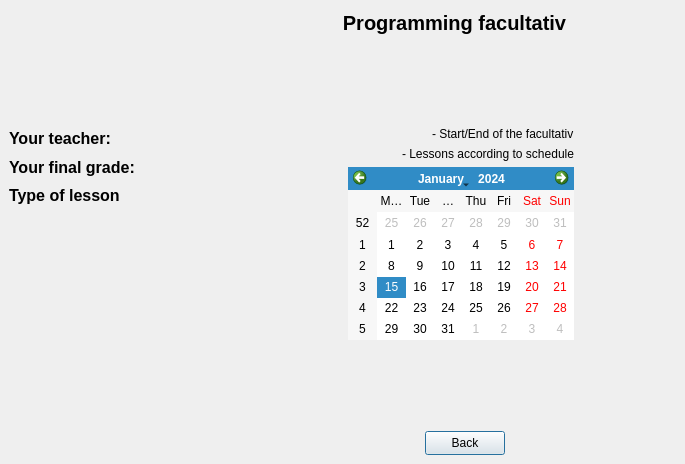
<?xml version="1.0" encoding="UTF-8"?>
<ui version="4.0">
 <class>facultativScheduleWindow</class>
 <widget class="QDialog" name="facultativScheduleWindow">
  <property name="geometry">
   <rect>
    <x>0</x>
    <y>0</y>
    <width>685</width>
    <height>464</height>
   </rect>
  </property>
  <property name="windowTitle">
   <string>Dialog</string>
  </property>
  <widget class="QLabel" name="label">
   <property name="geometry">
    <rect>
     <x>342</x>
     <y>9</y>
     <width>225</width>
     <height>27</height>
    </rect>
   </property>
   <property name="font">
    <font>
     <pointsize>15</pointsize>
     <italic>false</italic>
     <bold>true</bold>
    </font>
   </property>
   <property name="text">
    <string>Programming facultativ</string>
   </property>
   <property name="alignment">
    <set>Qt::AlignCenter</set>
   </property>
  </widget>
  <widget class="QPushButton" name="pushButton">
   <property name="geometry">
    <rect>
     <x>425</x>
     <y>431</y>
     <width>80</width>
     <height>24</height>
    </rect>
   </property>
   <property name="text">
    <string>Back</string>
   </property>
  </widget>
  <widget class="QWidget" name="">
   <property name="geometry">
    <rect>
     <x>9</x>
     <y>127</y>
     <width>127</width>
     <height>80</height>
    </rect>
   </property>
   <layout class="QVBoxLayout" name="verticalLayout_2">
    <item>
     <widget class="QLabel" name="label_4">
      <property name="font">
       <font>
        <pointsize>12</pointsize>
        <bold>true</bold>
       </font>
      </property>
      <property name="text">
       <string>Your teacher:</string>
      </property>
     </widget>
    </item>
    <item>
     <widget class="QLabel" name="label_2">
      <property name="font">
       <font>
        <pointsize>12</pointsize>
        <bold>true</bold>
       </font>
      </property>
      <property name="text">
       <string>Your final grade:</string>
      </property>
     </widget>
    </item>
    <item>
     <widget class="QLabel" name="label_6">
      <property name="font">
       <font>
        <pointsize>12</pointsize>
        <bold>true</bold>
       </font>
      </property>
      <property name="text">
       <string>Type of lesson</string>
      </property>
     </widget>
    </item>
   </layout>
  </widget>
  <widget class="QWidget" name="">
   <property name="geometry">
    <rect>
     <x>348</x>
     <y>127</y>
     <width>226</width>
     <height>213</height>
    </rect>
   </property>
   <layout class="QVBoxLayout" name="verticalLayout">
    <item>
     <layout class="QHBoxLayout" name="horizontalLayout">
      <item>
       <widget class="QLabel" name="label_blue">
        <property name="text">
         <string/>
        </property>
       </widget>
      </item>
      <item>
       <widget class="QLabel" name="label_5">
        <property name="text">
         <string>- Start/End of the facultativ</string>
        </property>
       </widget>
      </item>
     </layout>
    </item>
    <item>
     <layout class="QHBoxLayout" name="horizontalLayout_2">
      <item>
       <widget class="QLabel" name="label_green">
        <property name="text">
         <string/>
        </property>
       </widget>
      </item>
      <item>
       <widget class="QLabel" name="label_3">
        <property name="text">
         <string>- Lessons according to schedule</string>
        </property>
       </widget>
      </item>
     </layout>
    </item>
    <item>
     <widget class="QCalendarWidget" name="calendarWidget"/>
    </item>
   </layout>
  </widget>
 </widget>
 <resources/>
 <connections/>
</ui>
